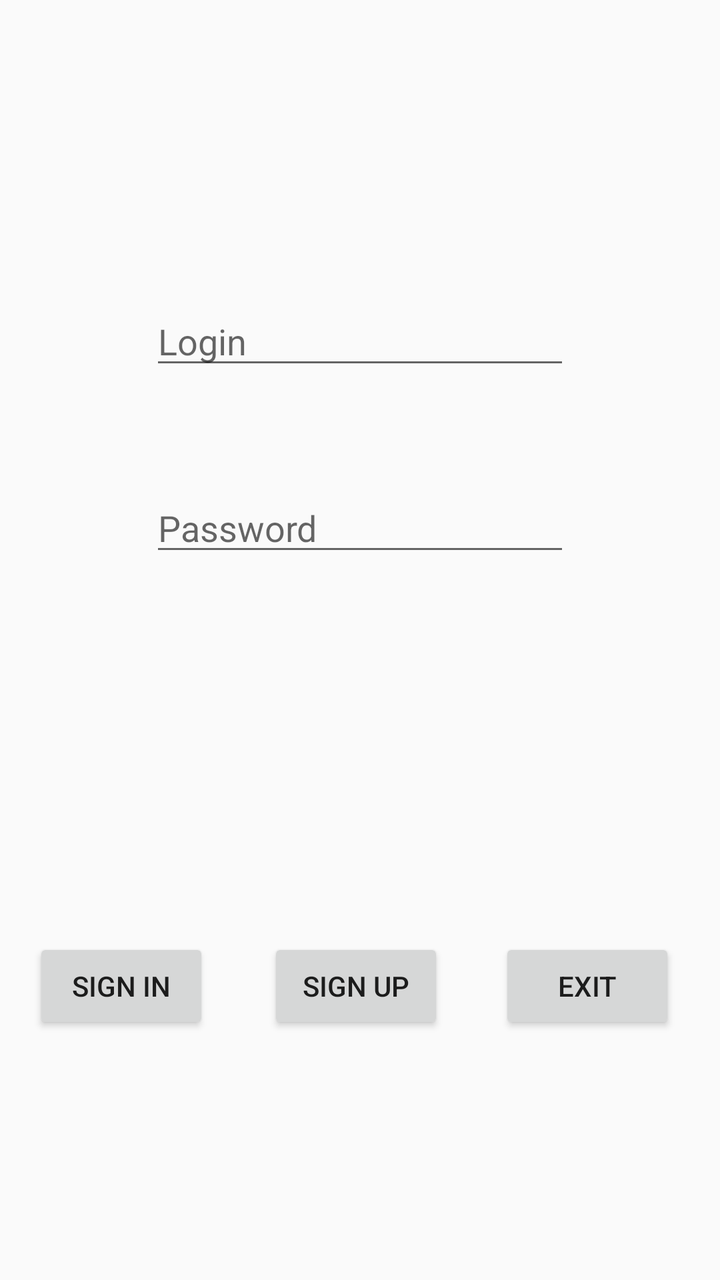
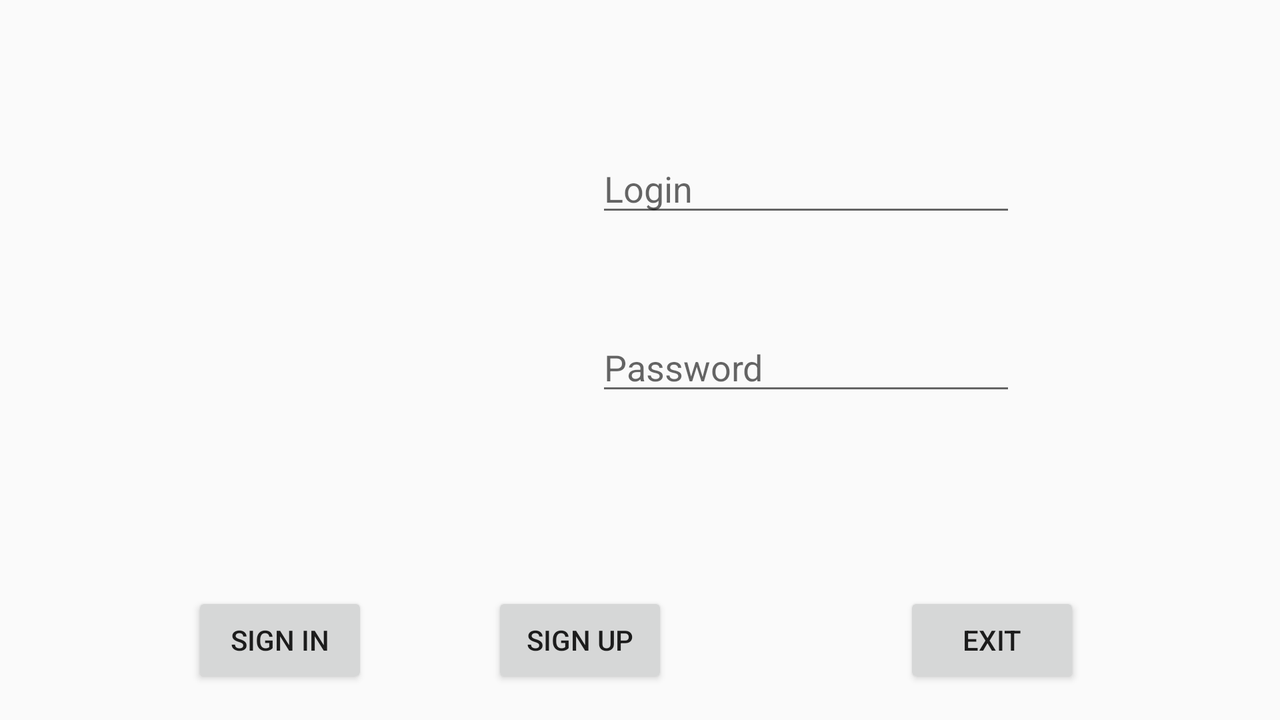

One screen, two layout resources from the same app: the default and the repository's alternative for another configuration. Each is rendered where Android would select it; the XML of both is given below.
<!-- AndroidManifest.xml: application theme Theme.GureevKurilenko -->
<!-- res/layout/activity_hello.xml -->
<?xml version="1.0" encoding="utf-8"?>
<androidx.constraintlayout.widget.ConstraintLayout xmlns:android="http://schemas.android.com/apk/res/android"
    xmlns:app="http://schemas.android.com/apk/res-auto"
    xmlns:tools="http://schemas.android.com/tools"
    android:layout_width="match_parent"
    android:layout_height="match_parent">

    <Button
        android:id="@+id/buttonSignUp"
        android:layout_width="wrap_content"
        android:layout_height="wrap_content"
        android:layout_marginEnd="11dp"
        android:text="@string/sign_up"
        app:layout_constraintEnd_toStartOf="@+id/buttonExit"
        app:layout_constraintStart_toEndOf="@+id/buttonSignIn"
        app:layout_constraintTop_toTopOf="@+id/buttonSignIn" />

    <Button
        android:id="@+id/buttonSignIn"
        android:layout_width="wrap_content"
        android:layout_height="wrap_content"
        android:layout_marginEnd="13dp"
        android:layout_marginBottom="123dp"
        android:text="@string/sign_in"
        app:layout_constraintBottom_toBottomOf="parent"
        app:layout_constraintEnd_toStartOf="@+id/buttonSignUp"
        app:layout_constraintStart_toStartOf="parent"
        app:layout_constraintTop_toBottomOf="@+id/editTextPassword" />

    <Button
        android:id="@+id/buttonExit"
        android:layout_width="wrap_content"
        android:layout_height="wrap_content"
        android:layout_marginEnd="6dp"
        android:text="@string/exit_from_hello"
        app:layout_constraintBaseline_toBaselineOf="@+id/buttonSignUp"
        app:layout_constraintEnd_toEndOf="parent"
        app:layout_constraintStart_toEndOf="@+id/buttonSignUp" />

    <ImageView
        android:id="@+id/imageViewLogo"
        android:layout_width="190dp"
        android:layout_height="0dp"
        android:layout_marginTop="142dp"
        android:layout_marginBottom="92dp"
        app:layout_constraintBottom_toTopOf="@+id/editTextLogin"
        app:layout_constraintEnd_toEndOf="parent"
        app:layout_constraintStart_toStartOf="parent"
        app:layout_constraintTop_toTopOf="parent"
        app:srcCompat="@drawable/trueniggas" />

    <EditText
        android:id="@+id/editTextPassword"
        android:layout_width="wrap_content"
        android:layout_height="wrap_content"
        android:layout_marginBottom="186dp"
        android:ems="10"
        android:inputType="text"
        android:hint="@string/password"
        app:layout_constraintBottom_toTopOf="@+id/buttonSignIn"
        app:layout_constraintStart_toStartOf="@+id/editTextLogin"
        app:layout_constraintTop_toBottomOf="@+id/editTextLogin" />

    <EditText
        android:id="@+id/editTextLogin"
        android:layout_width="wrap_content"
        android:layout_height="wrap_content"
        android:layout_marginBottom="52dp"
        android:ems="10"
        android:inputType="text"
        android:hint="@string/login"
        app:layout_constraintBottom_toTopOf="@+id/editTextPassword"
        app:layout_constraintEnd_toEndOf="parent"
        app:layout_constraintStart_toStartOf="parent"
        app:layout_constraintTop_toBottomOf="@+id/imageViewLogo" />

</androidx.constraintlayout.widget.ConstraintLayout>
<!-- resources referenced by this layout -->
<resources>
  <!-- drawable trueniggas: png bitmap (drawable, 38891 bytes) -->
  <string name="exit_from_hello">Exit</string>
  <string name="login">Login</string>
  <string name="password">Password</string>
  <string name="sign_in">Sign In</string>
  <string name="sign_up">Sign Up</string>
  <style name="Theme.GureevKurilenko" parent="android:Theme.Material.Light.NoActionBar" />
</resources>
<!-- res/layout-land/activity_hello.xml (the repository's variant of the layout above) -->
<!-- drawn on the phone turned sideways -->
<?xml version="1.0" encoding="utf-8"?>
<androidx.constraintlayout.widget.ConstraintLayout xmlns:android="http://schemas.android.com/apk/res/android"
    xmlns:app="http://schemas.android.com/apk/res-auto"
    xmlns:tools="http://schemas.android.com/tools"
    android:layout_width="match_parent"
    android:layout_height="match_parent">

    <ImageView
        android:id="@+id/imageViewLogo"
        android:layout_width="191dp"
        android:layout_height="190dp"
        android:layout_marginStart="132dp"
        android:layout_marginTop="56dp"
        app:layout_constraintStart_toStartOf="parent"
        app:layout_constraintTop_toTopOf="parent"
        app:srcCompat="@drawable/trueniggas" />

    <Button
        android:id="@+id/buttonSignUp"
        android:layout_width="wrap_content"
        android:layout_height="wrap_content"
        android:layout_marginStart="128dp"
        android:layout_marginTop="296dp"
        android:text="@string/sign_up"
        app:layout_constraintEnd_toEndOf="parent"
        app:layout_constraintEnd_toStartOf="@+id/buttonExit"
        app:layout_constraintHorizontal_bias="0.5"
        app:layout_constraintStart_toEndOf="@+id/buttonSignIn"
        app:layout_constraintStart_toStartOf="parent"
        app:layout_constraintTop_toTopOf="parent" />

    <Button
        android:id="@+id/buttonSignIn"
        android:layout_width="wrap_content"
        android:layout_height="wrap_content"
        android:layout_marginStart="96dp"
        android:layout_marginTop="296dp"
        android:text="@string/sign_in"
        app:layout_constraintStart_toStartOf="parent"
        app:layout_constraintTop_toTopOf="parent" />

    <Button
        android:id="@+id/buttonExit"
        android:layout_width="wrap_content"
        android:layout_height="wrap_content"
        android:layout_marginTop="296dp"
        android:layout_marginEnd="100dp"
        android:text="@string/exit_from_hello"
        app:layout_constraintEnd_toEndOf="parent"
        app:layout_constraintTop_toTopOf="parent" />

    <EditText
        android:id="@+id/editTextPassword"
        android:layout_width="wrap_content"
        android:layout_height="wrap_content"
        android:layout_marginTop="48dp"
        android:layout_marginEnd="132dp"
        android:ems="10"
        android:hint="@string/password"
        android:inputType="text"
        app:layout_constraintEnd_toEndOf="parent"
        app:layout_constraintTop_toBottomOf="@+id/editTextLogin" />

    <EditText
        android:id="@+id/editTextLogin"
        android:layout_width="wrap_content"
        android:layout_height="wrap_content"
        android:layout_marginTop="72dp"
        android:layout_marginEnd="132dp"
        android:ems="10"
        android:hint="@string/login"
        android:inputType="text"
        app:layout_constraintEnd_toEndOf="parent"
        app:layout_constraintTop_toTopOf="parent" />

</androidx.constraintlayout.widget.ConstraintLayout>
